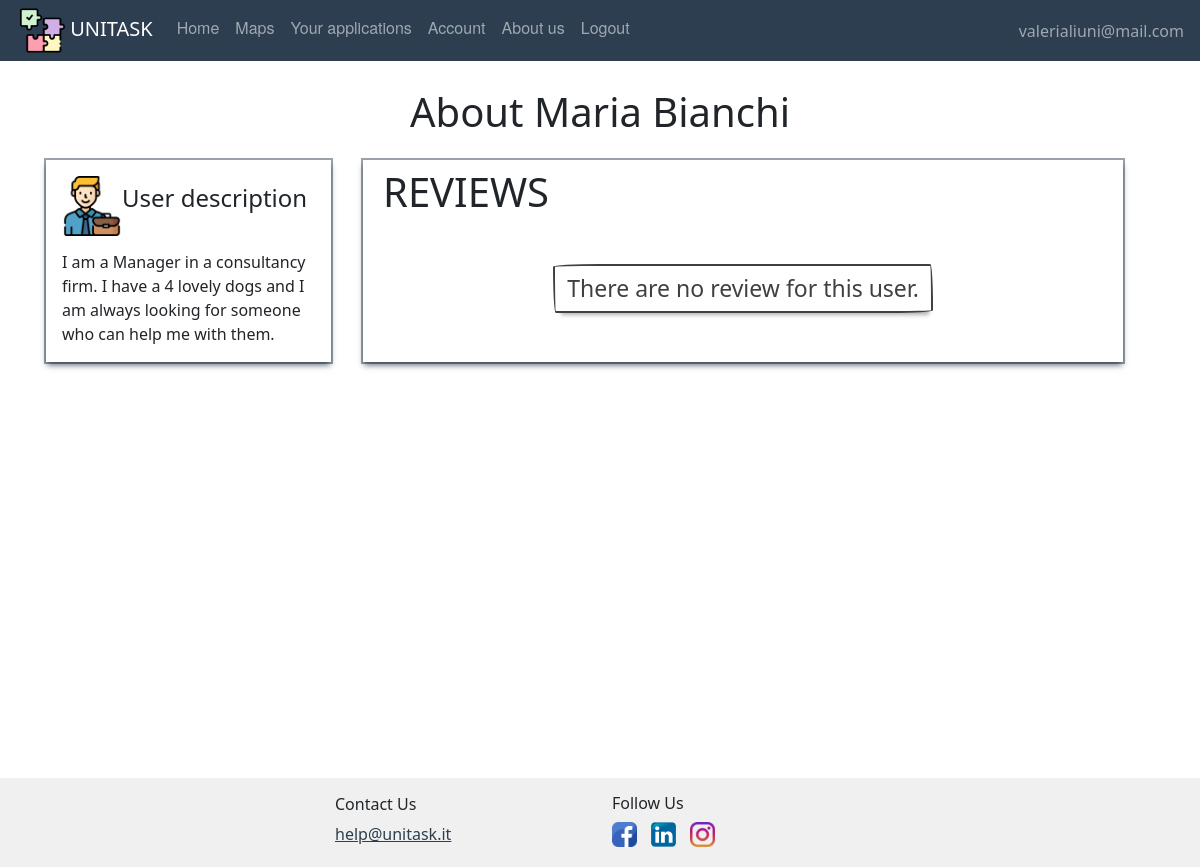
/showreviews/5/0 (signed in), run on an earlier commit of the app's database.
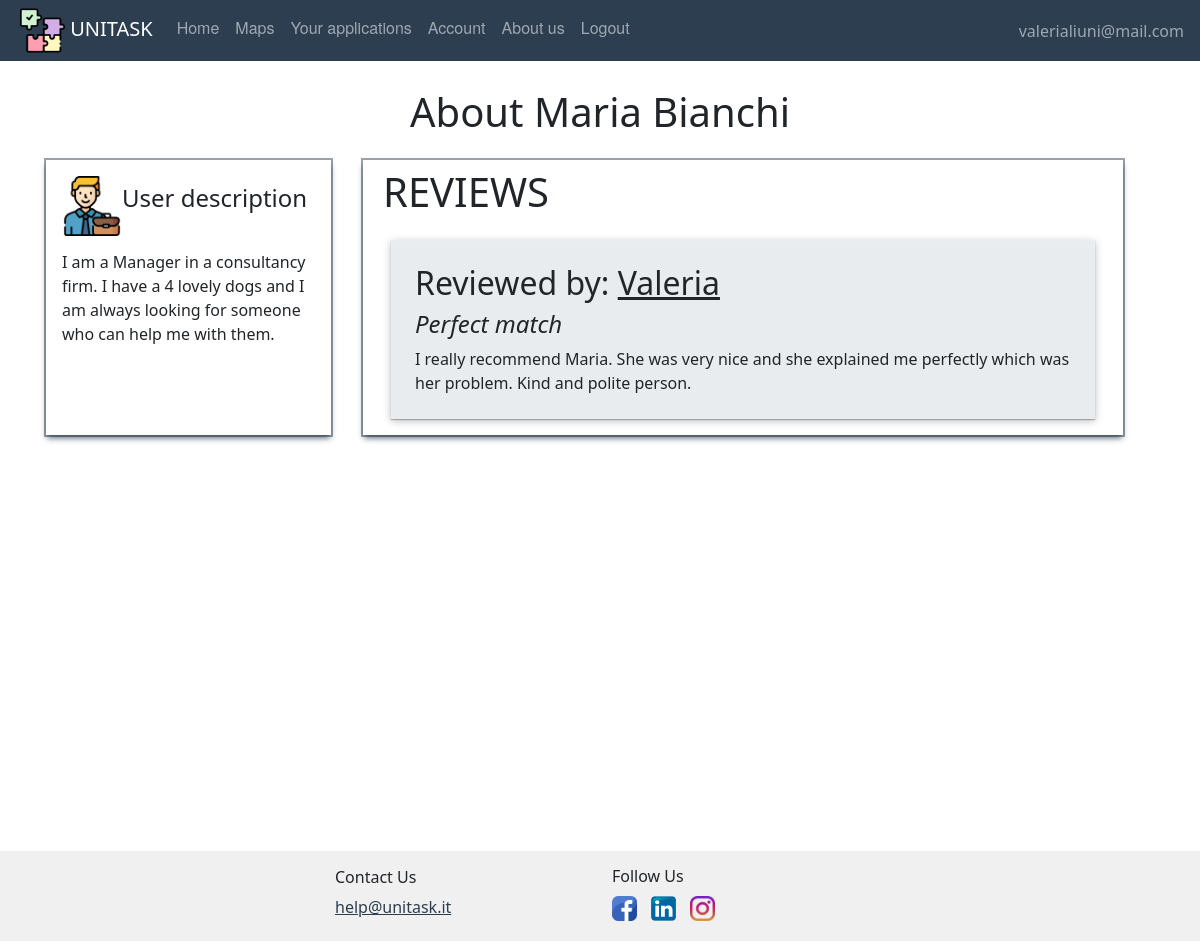
And on a later commit of the database.
### website/models.py (models this page shows)
class Review(db.Model, UserMixin):
    id = db.Column(db.Integer, primary_key=True)
    title = db.Column(db.String(150))
    text = db.Column(db.String(150))
    date = db.Column(db.DateTime(timezone=True), default=func.now)
    id_reviewer = db.Column(db.Integer, db.ForeignKey('user.id'))
    id_reviewed = db.Column(db.Integer, db.ForeignKey('user.id'))
    task_id = db.Column(db.Integer, db.ForeignKey('offer.id'))

class User(db.Model, UserMixin):
    id = db.Column(db.Integer, primary_key=True)
    email = db.Column(db.String(150), unique=True)
    password = db.Column(db.String(150))
    first_name = db.Column(db.String(150))
    surname = db.Column(db.String(150))
    description = db.Column(db.String(200))
    type = db.Column(db.String(20))
    reviewsposted = db.relationship('Review', foreign_keys='Review.id_reviewer',
                                    backref='author')
    reviewsreceived = db.relationship('Review', foreign_keys='Review.id_reviewed',
                                      backref='received')
    __mapper_args__ = {
        'polymorphic_on': type,
        'polymorphic_identity': 'user',
    }

### website/user/routes.py (the view)
@users.route('/showreviews/<user_id>/<task_id>', methods=['GET', 'POST'])
@login_required
def showreviews(user_id, task_id):
    if current_user.type == 'adult':
        reviewed = User.query.filter(User.id == user_id).first()
        var = current_user.reviewsreceived
        recensioni = Review.query.filter(Review.id_reviewed == user_id).all()
        return render_template("user/listofreview.html", user=current_user, recensioni=recensioni, reviewed=reviewed,
                               task_id=task_id)
    else:
        reviewed = User.query.filter(User.id == user_id).first()
        recensioni = Review.query.filter(Review.id_reviewed == user_id).all()
        return render_template("user/listofreview.html", user=current_user, recensioni=recensioni, reviewed=reviewed,
                               task_id=0)

### website/templates/user/listofreview.html (shortened to what this page needs)
{% extends "base.html" %}
{% block content %}
    <br/>
    <h1 align="center">About {{ reviewed.first_name }} {{ reviewed.surname }}</h1>
    <div class="container" style="margin-bottom: 50vh">
        <div class="row">
            <div align="center" class="col-3 profile-box m-3 p-3">
                <div style="display:inline">
                    <div style="position:relative; float:left">
                        {% if user.type=='student' %}
                            <img align="left" width="60" height="60" alt="usertype"
                                 src="/static/images/pic/worker.png"/>
                        {% elif user.type=='adult' %}
                            <img align="left" width="60" height="60" alt="usertype"
                                 src="/static/images/pic/student.png"/>
                        {% endif %}
                    </div>
                    <div style="position:relative; float:left;">
                        <h4 style="padding-top:8px;">User description</h4>
                    </div>
                </div>
                <br/><br/><br/>
                <div style="margin:2px 0px 0px 0px">
                    <div align="left">
                        {% if reviewed.description != None %}
                            <div class="profileDescription">
                                {{ reviewed.description }}
                            </div>
                        {% else %}
                            We are sorry! The user has no description.
                        {% endif %}
                    </div>
                </div>
            </div>
            <div class="col-8 reviews-box m-3">
                <h1 align="left" class="p-2">REVIEWS </h1>
                {% if reviewed.reviewsreceived|length !=0 %}
                    {% for recens in reviewed.reviewsreceived %}
                        <div class="box-review">
                            <h2>Reviewed by: <span class="review-author"> {{ recens.author.first_name }}</span></h2>
                            <h4 class="review-title">{{ recens.title }}</h4>
                            {{ recens.text }}
                        </div>
                    {% endfor %}
                {% else %}
                    <div class="row">
                        <div align="center" class="col" style="margin-top:2em;">
                            <div class="button-task">
                                There are no review for this user.
                            </div>
                        </div>
                    </div>
                {% endif %}
            </div>
        </div>
    </div>
{% endblock %}

What changed in the data, as far as the page shows it:
added Review: author.first_name "Valeria", title "Perfect match", text "I really recommend Maria. She was very nice and she explained me perfectly which was her problem. Kind and polite person."
Also different on the page:
text no longer shown: "There are no review for this user."
